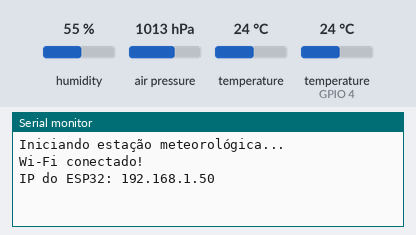
This sketch was run on a simulated ESP32. Parts: the last lines printed to the serial monitor. The test bench sets the inputs (shaded band); at power-on: humidity 55 %, air pressure 1013 hPa, temperature 24 °C, temperature (sensor on GPIO 4) 24 °C. WiFi joins after 1.5 s; servers stay silent unless stated; web services answer with replies made up by the test bench.

Above: at 3.7 s.
3.8 s: humidity set to 22 %
At 16.0 s:
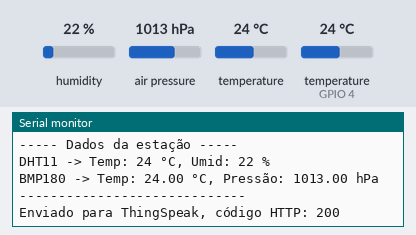
22.5 s: air pressure set to 952 hPa
At 30.19 s:
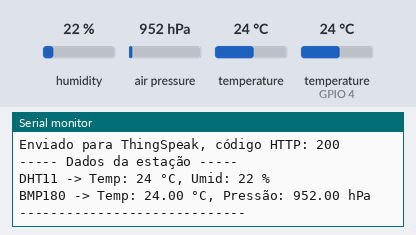
41.2 s: temperature (sensor 0) set to 12 °C
At 46.0 s:
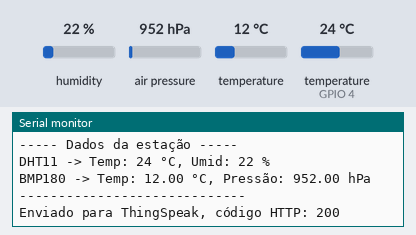
59.9 s: temperature (sensor on GPIO 4) set to 12 °C
At 60.19 s:
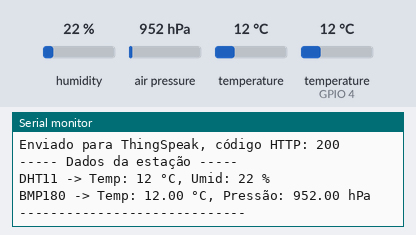

Measured:
- after the input at 3.8 s, the serial monitor: prints a new line after 11.2 s (image 1)
- after the input at 22.5 s, the serial monitor: prints a new line after 7.5 s (image 2)
- after the input at 41.2 s, the serial monitor: prints a new line after 3.8 s (image 3)
- after the input at 59.9 s, the serial monitor: prints a new line after 0.13 s (image 4)

The sketch:

WeatherBoxV1.ino
```cpp
#include <WiFi.h>
#include <HTTPClient.h>
#include <Adafruit_BMP085.h>
#include <SimpleDHT.h>
#include <WiFiManager.h> // Biblioteca WiFiManager

// Configuração ThingSpeak
const char* server = "http://api.thingspeak.com/update";
const char* apiKey = "QOH89PFRZIQK4VLB";

// Sensores
#define DHT_PIN 4
SimpleDHT11 dht11;
Adafruit_BMP085 bmp;

// Intervalo de envio (ms)
const long interval = 15000;
unsigned long previousMillis = 0;

void setup() {
  Serial.begin(115200);
  delay(1000);

  Serial.println("Iniciando estação meteorológica...");

  // ==== WiFiManager ====
  WiFiManager wm;

  // Se quiser resetar as configs salvas, descomente:
  // wm.resetSettings();

  if (!wm.autoConnect("WeatherBox_V1", "12345678")) {
    Serial.println("Falha ao conectar e tempo limite atingido.");
    ESP.restart(); // Reinicia se não conectar
  }

  Serial.println("Wi-Fi conectado!");
  Serial.print("IP do ESP32: ");
  Serial.println(WiFi.localIP());

  // Inicializa BMP180
  if (!bmp.begin()) {
    Serial.println("Erro ao inicializar BMP180!");
    while (1);
  }
}

void loop() {
  unsigned long currentMillis = millis();
  if (currentMillis - previousMillis >= interval) {
    previousMillis = currentMillis;

    //  Lê DHT11
    byte temperatureDHT = 0;
    byte humidityDHT = 0;
    int err = dht11.read(DHT_PIN, &temperatureDHT, &humidityDHT, NULL);
    if (err != SimpleDHTErrSuccess) {
      Serial.println("Erro ao ler DHT11");
      return;
    }

    // Lê BMP180
    float temperatureBMP = bmp.readTemperature();
    float pressureBMP = bmp.readPressure() / 100.0; // hPa

    // Exibe no Serial
    Serial.println("----- Dados da estação -----");
    Serial.print("DHT11 -> Temp: "); Serial.print((int)temperatureDHT); Serial.print(" °C, Umid: "); Serial.print((int)humidityDHT); Serial.println(" %");
    Serial.print("BMP180 -> Temp: "); Serial.print(temperatureBMP); Serial.print(" °C, Pressão: "); Serial.print(pressureBMP); Serial.println(" hPa");
    Serial.println("-----------------------------");

    // Envia para ThingSpeak
    if (WiFi.status() == WL_CONNECTED) {
      HTTPClient http;
      String url = String(server) + "?api_key=" + apiKey +
                   "&field1=" + String((int)temperatureDHT) +   // Temperatura DHT11
                   "&field2=" + String((int)humidityDHT) +     // Umidade DHT11
                   "&field3=" + String(pressureBMP) +          // Pressão BMP180
                   "&field4=" + String(temperatureBMP);        // Temperatura BMP180
      http.begin(url);
      int httpCode = http.GET();
      if (httpCode > 0) {
        Serial.print("Enviado para ThingSpeak, código HTTP: ");
        Serial.println(httpCode);
      } else {
        Serial.print("Erro ao enviar: ");
        Serial.println(httpCode);
      }
      http.end();
    } else {
      Serial.println("Wi-Fi desconectado!");
    }
  }
}
```
